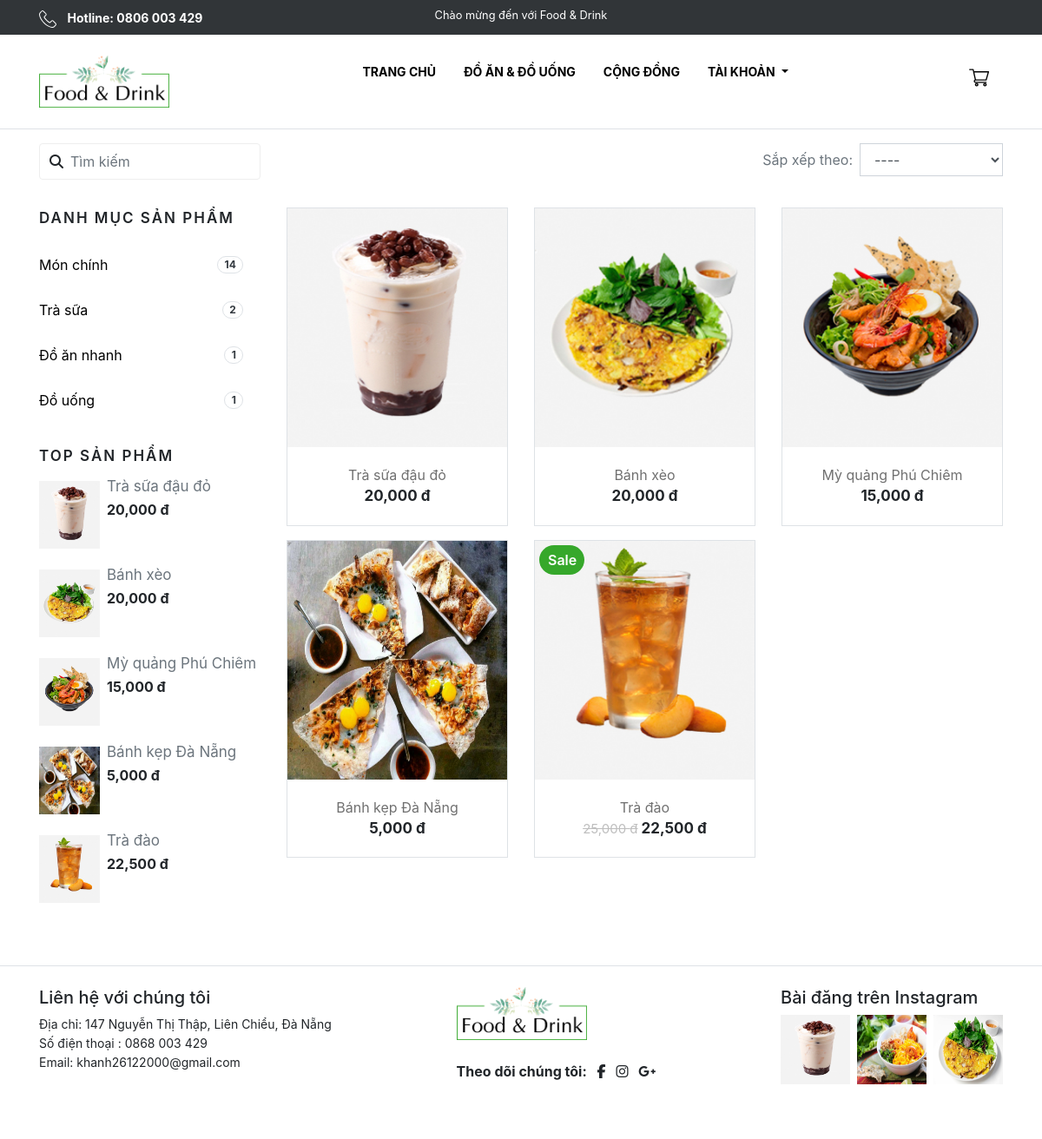
Before: /site/products/index.php with the older database file.
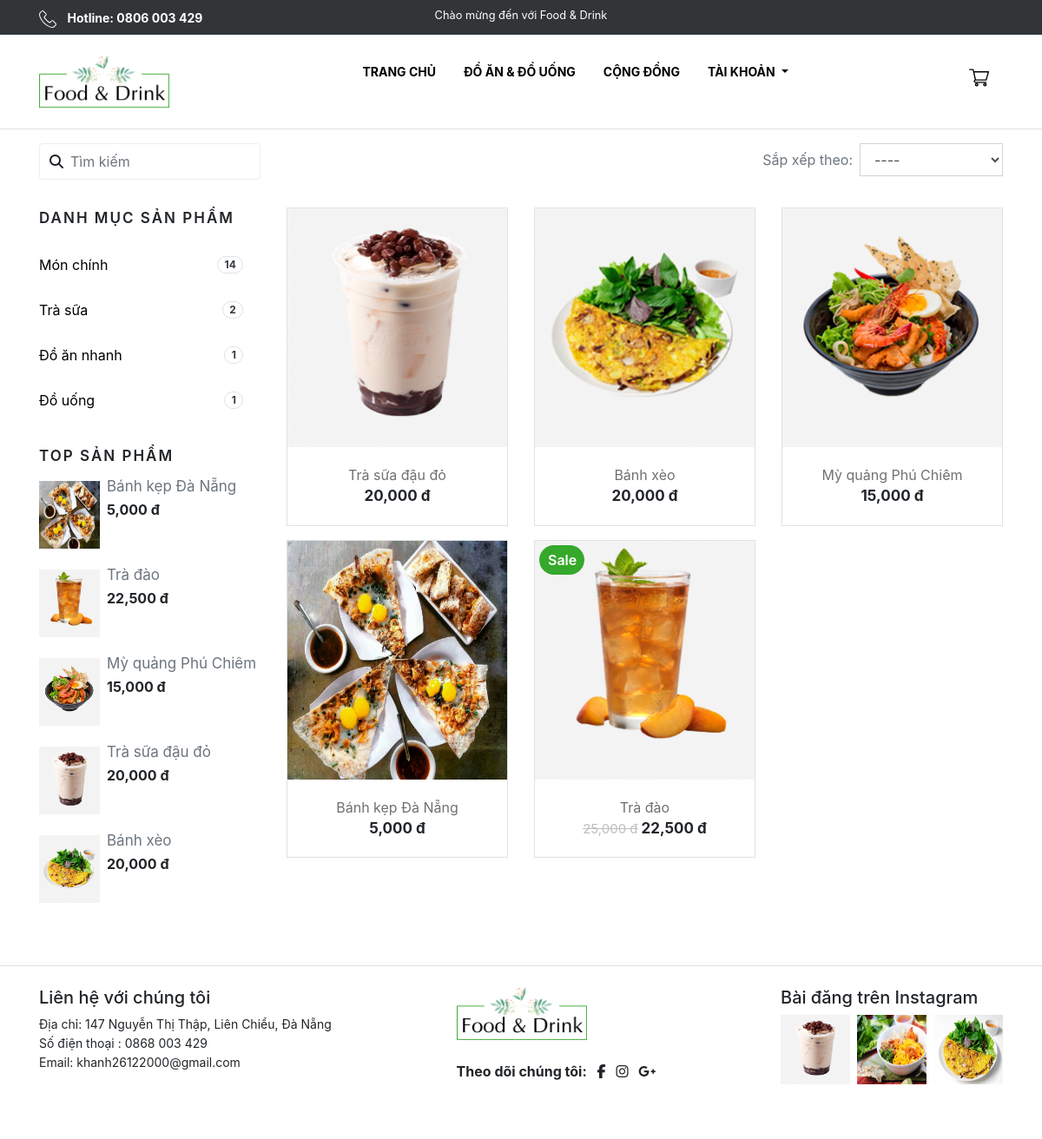
After: the same page with the newer database file.
### tables this page shows
CREATE TABLE `products` (
  `id_product` int(12) NOT NULL,
  `name_product` varchar(120) NOT NULL,
  `img_product` varchar(200) NOT NULL,
  `price_product` float NOT NULL,
  `sale` float NOT NULL,
  `view` int(10) NOT NULL,
  `kind_product` varchar(60) NOT NULL,
  `description` text NOT NULL
);

### site/products/index.php (called while the page is built, shortened)
<?php
    require '../../global.php';
    require '../../DAO/functionProduct.php';
    $topProducts = selectTopView();
    $products = orderDefault();
    require '../layout.php';
?>

### global.php (called while the page is built, shortened)
<?php
    $URL = "/du-an-1";
    $URL_SITE = $URL .'/site';
    $URL_IMG = $URL . '/images';
    $URL_CSS = $URL .'/css';
?>

### DAO/functionProduct.php (called while the page is built, shortened)
<?php
    require_once 'database.php';
    function selectTopView() {
        global $db;
        $select = "SELECT * FROM products ORDER BY view DESC LIMIT 5";
        return $db->query($select);
    }
    function priceAfterSale($percent, $price){
        $ratio = (100 - $percent) / 100;
        return  number_format($price * $ratio);
    }
    function orderDefault() {
        global $db;
        $select = "SELECT * FROM products";
        return $db->query($select);
    }
?>

### site/products/view.php (the view, shortened to what this page needs)
<div class="container">
    <div class="row mt-3 mb-3">
        <div class="col-12 col-md-3">
            <form action="">
                <div class="form-group">
                    <div class="input-affix">
                        <i class="fas fa-search prefix-icon anticon anticon-search"></i>
                        <input type="text" class="form-control py-2" placeholder="Tìm kiếm">
                    </div>
                </div>
            </form>
        </div>
        <div class="d-none d-md-block col-md-9">
            <form action="order.php" method="GET" id="formOrder">
                <div class="form-group d-flex justify-content-end align-items-center">
                    <label class="text-secondary m-0 pr-2" for="">Sắp xếp theo: </label>
                    <select class="form-control rounded-0 w-20" id="order" name="order">
                        <option>----</option>
                    </select>
                </div>
            </form>
        </div>
    </div>
    <div class="row">
        <div class="col-12 col-md-3 order-2 order-md-1">
            <p class="categories">DANH MỤC SẢN PHẨM</p>
            <ul class="list-group">
                <li class="list-group-item d-flex justify-content-between align-items-center mb-1 border-0 pl-0">
                    <a href="">Món chính</a>
                    <span class="badge badge-primary badge-pill bg-transparent text-dark border">14</span>
                </li>
                <li class="list-group-item d-flex justify-content-between align-items-center mb-1 border-0 pl-0">
                    <a href="">Trà sữa</a>
                    <span class="badge badge-primary badge-pill bg-transparent text-dark border">2</span>
                </li>
                <li class="list-group-item d-flex justify-content-between align-items-center mb-1 border-0 pl-0">
                    <a href="">Đồ ăn nhanh</a>
                    <span class="badge badge-primary badge-pill bg-transparent text-dark border">1</span>
                </li>
                <li class="list-group-item d-flex justify-content-between align-items-center mb-1 border-0 pl-0">
                    <a href="">Đồ uống</a>
                    <span class="badge badge-primary badge-pill bg-transparent text-dark border">1</span>
                </li>
            </ul>
            <p class="categories mt-4">TOP SẢN PHẨM</p>
            <div class="d-flex flex-column">
                <?php foreach ($topProducts as $product) : ?>
                    <div class="d-flex mb-4">
                        <a href="<?= $URL_SITE ?>?viewProduct&id_product=<?= $product['id_product'] ?>">
                            <img src="<?= $URL_IMG ?>/<?= $product['img_product'] ?>" width="70px" height="78px">
                        </a>
                        <div class="pl-4 pl-md-2">
                            <p class="mb-2 top-product "><a href="<?= $URL_SITE ?>?viewProduct&id_product=<?= $product['id_product'] ?>" class="text-secondary text-decoration-none" ><?= $product['name_product']?></a></p>
                            <strong><?= priceAfterSale($product['sale'], $product['price_product']) ?> đ</strong>
                        </div>
                    </div>
                <?php endforeach; ?>
            </div>
        </div>
        <div class="col-12 col-md-9 order-md-2">
            <div class="row">
                <?php foreach ($products as $product) : ?>
                    <div class="col-6 col-md-4">
                        <div class="border product mb-3">
                            <a href="<?= $URL_SITE ?>?viewProduct&id_product=<?= $product['id_product'] ?>">
                                <img src="<?= $URL_IMG ?>/<?= $product['img_product'] ?>" width="100%">
                            </a>
                            <div class="card-body text-center">
                                <div class="name-over">
                                    <a href="<?= $URL_SITE ?>?viewProduct&id_product=<?= $product['id_product'] ?>" class="name text-decoration-none"><?= $product['name_product'] ?></a>
                                </div>
                                <?php if ($product['sale'] > 0) : ?>
                                    <p class="price mb-0"><span class="d-none d-sm-inline-block"><?= number_format($product['price_product']) ?> đ</span> <?= priceAfterSale($product['sale'], $product['price_product']) ?> đ</p>
                                <?php else : ?>
                                    <p class="price mb-0"><?= number_format($product['price_product']) ?> đ</p>
                                <?php endif ?>
                            </div>
                            <div class="display-card">
                            </div>
                            <?php if ($product['sale'] > 0) : ?>
                                <div class="sale rounded-pill">
                                    Sale
                                </div>
                            <?php endif ?>
                        </div>
                    </div>
                <?php endforeach ?>
            </div>
        </div>
    </div>
</div>

### site/layout.php (shortened to what this page needs)
<!DOCTYPE html>
<html lang="en">
<head>
    <link rel="stylesheet" href="https://maxcdn.bootstrapcdn.com/bootstrap/4.3.1/css/bootstrap.min.css">
    <link href="<?= $URL_CSS ?>/ma5slider.min.css" rel="stylesheet" type="text/css">
    <link rel="stylesheet" href="<?= $URL_CSS ?>/index.css">
    <link rel="stylesheet" href="<?= $URL_CSS ?>/viewProduct.css">
    <link rel="stylesheet" href="<?= $URL_CSS ?>/product.css">
    <link rel="stylesheet" href="<?= $URL_CSS ?>/comment.css">
</head>
<body>
    <?php require 'components/hotline.php' ?>
    <?php require 'components/menu.php' ?>
    <?php require $view_name; ?>
    <?php require 'components/footer.php' ?>
</body>
</html>

### site/components/hotline.php
<div class="hotline py-2">
    <div class="container">
        <div class="row">
            <div class="col-12 col-sm-4">
                <p class="mb-0">
                    <img src="<?=$URL_IMG?>/telephone.svg" width="20px">
                    <span class="font-weight-bold pl-2 phone-number">Hotline: 0806 003 429</span>
                </p>
            </div>
            <div class="col-sm-4 text-center d-none d-md-block">
                <span class="d-block small">Chào mừng đến với Food & Drink</span>
            </div>
        </div>
    </div>
</div>

### site/components/menu.php (shortened to what this page needs)
<nav class="border-bottom">
    <div class="container">
        <div class="row py-2 py-md-4">
            <div class="col-3 col-md-3">
                <a href="<?=$URL_SITE?>"><img src="<?=$URL_IMG?>/new-logo.png" class="menu-logo"></a>
            </div>
            <div class="col text-menu d-flex justify-content-center">
                <div class="d-none d-md-block">
                    <ul class="nav menu-top text-center">
                        <li class="nav-item">
                            <a class="nav-link" href="<?=$URL_SITE?>">TRANG CHỦ</a>
                        </li>
                        <li class="nav-item">
                            <a class="nav-link" href="<?=$URL_SITE?>/products">ĐỒ ĂN & ĐỒ UỐNG</a>
                        </li>
                        <li class="nav-item">
                            <a class="nav-link" href="#">CỘNG ĐỒNG</a>
                        </li>
                        <?php if(!isset($_SESSION['id_customer'])) : ?>
                            <li class="nav-item dropdown">
                                <a class="nav-link dropdown-toggle" href="#" id="navbarDropdown" role="button"
                                    data-toggle="dropdown" aria-haspopup="true" aria-expanded="false">
                                    TÀI KHOẢN
                                </a>
                            </li>
                        <?php endif ?>
                    </ul>
                </div>
            </div>
            <div class="col-5 col-md-1 pt-2 menu-top-end d-flex justify-content-end">
                <div class="cart px-3 pt-1">
                    <img src="<?=$URL_IMG?>/shopping-cart.svg" width="23px">
                </div>
            </div>
        </div>
    </div>
</nav>

### site/components/footer.php
<footer class="mt-5 border-top pt-4">
    <div class="container">
        <div class="d-md-flex justify-content-between">
            <div class="text">
                <h5>Liên hệ với chúng tôi</h5>
                <p>Địa chỉ: 147 Nguyễn Thị Thập, Liên Chiểu, Đà Nẵng</p>
                <p>Số điện thoại : 0868 003 429</p>
                <p>Email: khanh26122000@gmail.com</p>
            </div>
            <div class="d-none d-md-block">
                <img src="<?=$URL_IMG?>/new-logo.png" class="mb-4" width="150px">
                <p class="font-weight-bold" class="follow">Theo dõi chúng tôi:
                    <i class="fab fa-facebook-f ml-2"></i>
                    <i class="fab fa-instagram ml-2"></i>
                    <i class="fab fa-google-plus-g ml-2"></i>
                </p>
            </div>
            <div class="pb-3">
                <h5>Bài đăng trên Instagram</h5>
                <div class="d-flex">
                    <img src="<?=$URL_IMG?>/trasua.jpg" alt="" height="80px" width="80px">
                    <img src="<?=$URL_IMG?>/my4.jpg" class="mx-2" alt="" height="80px" width="80px">
                    <img src="<?=$URL_IMG?>/banhxeo-1.jpg" alt="" height="80px" width="80px">
                </div>
            </div>
        </div>
    </div>
</footer>

### css/index.css (style rules this page uses)
body { margin: 0; padding: 0; }
.hotline { background-color: #313538; color: white; }
.phone-number { font-size: 14px; }
nav { background-color: #fff; }
.menu-top a { color: black; font-size: 14px; font-weight: 700; }
.menu-logo { width: 150px; }
.text-menu { padding-right: 5rem; }
.menu-top-end { width: 100px; }
.list-group-item a { color: black; text-decoration: none; }
.product { position: relative; }
.product img { height: 200px; }
.name { color: #707070; }
.name-over { white-space: nowrap; width: 100%; overflow: hidden; text-overflow: ellipsis; }
.price { font-weight: 700; font-size: 17px; }
.price span { font-weight: 400; color: #bebebe; font-size: 15px; text-decoration: line-through; }
.sale { position: absolute; top: 5px; left: 5px; background-color: #36A82B; padding: 5px 10px; font-weight: 600; color: white; width: 52px; }
.display-card { top: 81%; left: 50%; transform: translate(-50%, -50%); position:absolute; transition: top 0.5s; z-index: 2; }
@media screen and (min-width: 900px) { .product img { height: 275px; } }
footer { height: 200px; }
footer .text p { font-size: 14px; margin-bottom: 1px; }

### css/viewProduct.css (style rules this page uses)
.w-20 { width: 20%; }

### css/product.css (style rules this page uses)
.input-affix { position: relative; display: flex; align-items: stretch; width: 100%; }
.input-affix .prefix-icon, .input-affix .suffix-icon { position: absolute; top: 20%; z-index: 990; line-height: 1.5; left: 12px; }
.input-affix .form-control { padding-left: 35px; height: auto; color: #53535f; border: 1px solid #eee; font-size: 16px; line-height: 1.5; }
.categories { letter-spacing: 2px; font-size: 17px; font-weight: 600; }
.top-product { line-height: 13px; font-size: 17px; }

Changed rows visible on the page:
changed products "Bánh kẹp Đà Nẵng": moves up the list
changed products "Trà đào": moves up the list
changed products "Mỳ quảng Phú Chiêm": moves down the list
